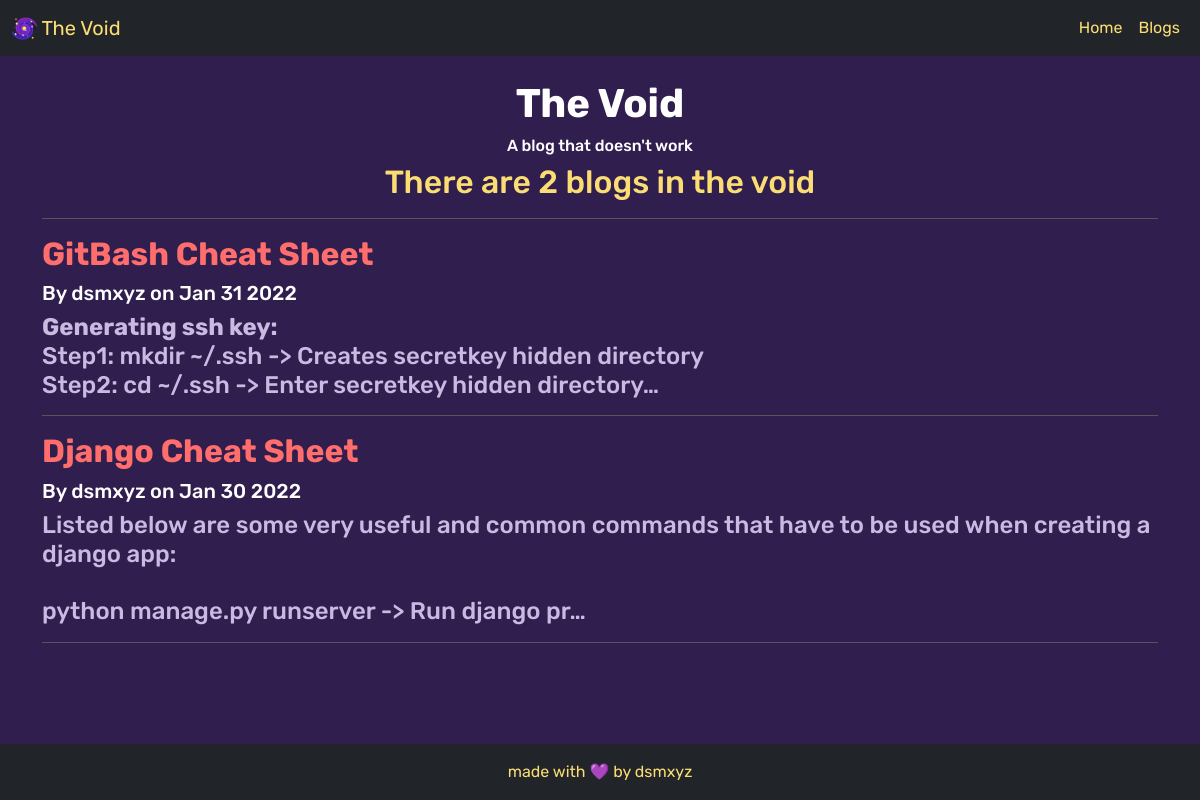
Screenshot of /blog/ with the database file from the repository.
### blog/models.py (models this page shows, shortened)
class Blog(models.Model):
    title=models.CharField(max_length=250)
    description=models.TextField()
    date=models.DateField()

### blog/views.py (the view)
# urls.py: path('', views.all_blogs, name='all_blogs'),
def all_blogs(request):
    blogs=Blog.objects.all().order_by('-date')
    return render(request, 'blog/all_blogs.html', {'blogs':blogs})

### blog/templates/blog/all_blogs.html (shortened to what this page needs)
{% extends 'blog/base.html' %}
{% block content %}
<div id="header">
    <h1 class="text-center"><strong>The Void</strong></h1>
    <h6 class="text-center">A blog that doesn't work</h6>
</div>
<h2 class="text-center" style="color:#fbdd74;">There are {{ blogs.count }} blog{{ blogs.count|pluralize }} in the void</h2>
<hr/>
{% for blog in blogs %}
<div>
    <a href="{% url 'blog:detail' blog.id %}" class="text-decoration-none"><h2 id="blog-title"><strong>{{ blog.title }}</strong></h2></a>
    <h5 id="blog-date">By dsmxyz on {{ blog.date|date:'M d Y' }}</h5>
    <h4 id="blog-description">{{ blog.description|truncatechars:150|safe|linebreaksbr }}</h4>
</div>
<hr/>
{% endfor %}
{% endblock %}

### blog/static/blog/styles.css (style rules this page uses)
#header { color:#FFFFFF; }
body { font-family: 'Rubik', sans-serif; background-color: #301e4e; }
#blog-title { color: #ff6e6c; }
#blog-date { color:#FFFFFF; }
#blog-description { color:#c9bae2; }
hr { background-color:#fbdd74; }

### rows the page displays
Blog: title "GitBash Cheat Sheet", date "Jan 31 2022", description "Generating ssh key: Step1: mkdir ~/.ssh -> Creates secretkey hidden directory Step2: cd ~/.ssh -> Enter secretkey hidden directory…"
Blog: title "Django Cheat Sheet", date "Jan 30 2022", description "Listed below are some very useful and common commands that have to be used when creating a django app: python manage.py runserver -> Run django pr…"

### other values shown
{{ blogs.count }} "2"
